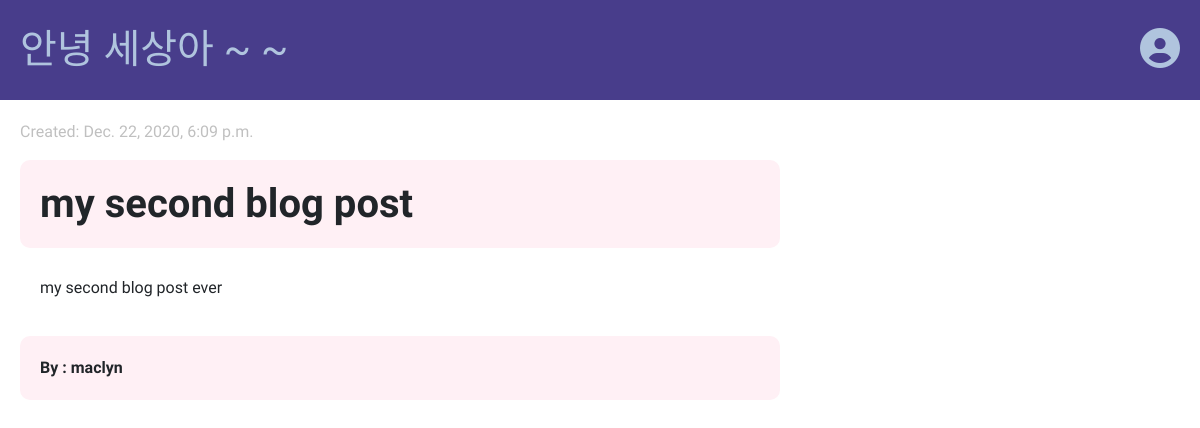
/post/3/, run on an earlier commit of the app's database.
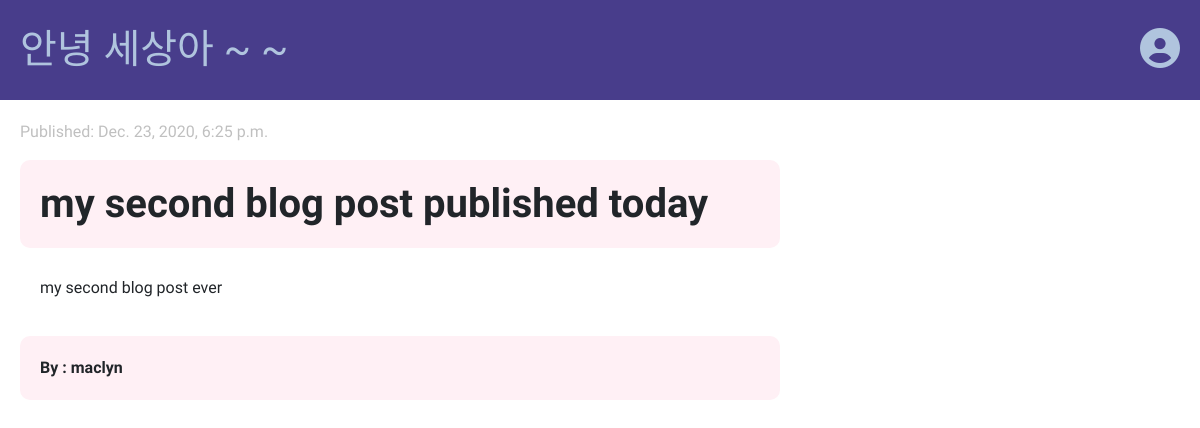
And on a later commit of the database.
### blog/models.py (models this page shows, shortened)
class Post(models.Model):
    author = models.ForeignKey('auth.User', on_delete=models.CASCADE)
    title = models.CharField(max_length=250)
    text = models.TextField()
    created_date = models.DateTimeField(default=timezone.now)
    published_date = models.DateTimeField(blank=True, null=True)

### blog/views.py (the view)
# urls.py: path('post/<int:primary_key>/', views.post_details, name='post_details'),
def post_details(request, primary_key):
    post = get_object_or_404(Post, pk=primary_key)
    post_for_front_end = {
        'post_details': post
    }
    return render(request, 'blog/post_details.html', post_for_front_end)

### blog/templates/blog/post_details.html (shortened to what this page needs)
{% extends 'blog/base_page.html' %}
{% block content %}
    <div class="">
        <div class="details-header-row">
            {% if post_details.published_date %}
                <p class="date">Published: {{ post_details.published_date }}</p>
            {% else %}
                <p class="date">Created: {{ post_details.created_date }}</p>
            {% endif %}
        </div>
        <h1 class="details-title">{{ post_details.title }}</h1>
        <p class="details-text">{{ post_details.text | linebreaksbr }}</p>
        <p class="details-author">By : {{ post_details.author }}</p>
    </div>
{% endblock %}

What changed in the data, as far as the page shows it:
changed Post "my second blog post ever": published_date (not shown) → "Dec. 23, 2020, 6:25 p.m."; title "my second blog post" → "my second blog post published today"; created_date "Dec. 22, 2020, 6:09 p.m." → (not shown)
Also different on the page:
text no longer shown: "Created:"
text now shown: "Published:"
